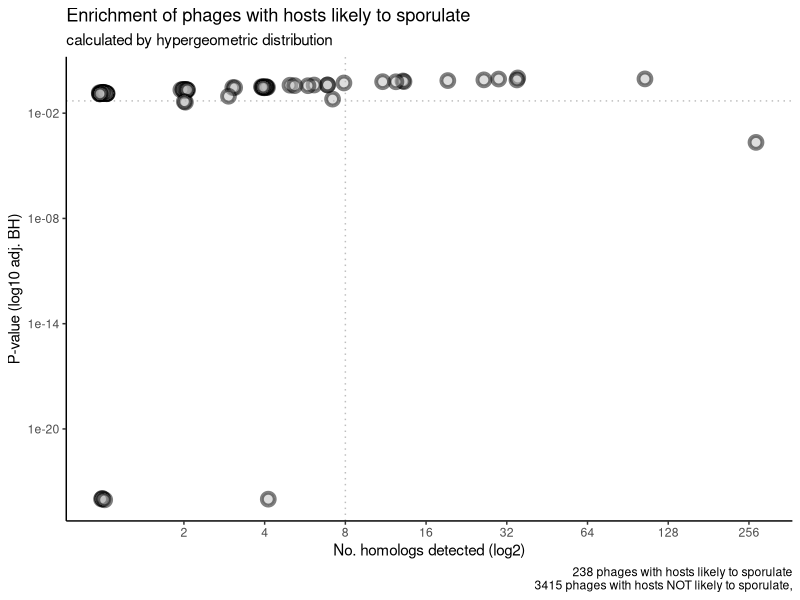
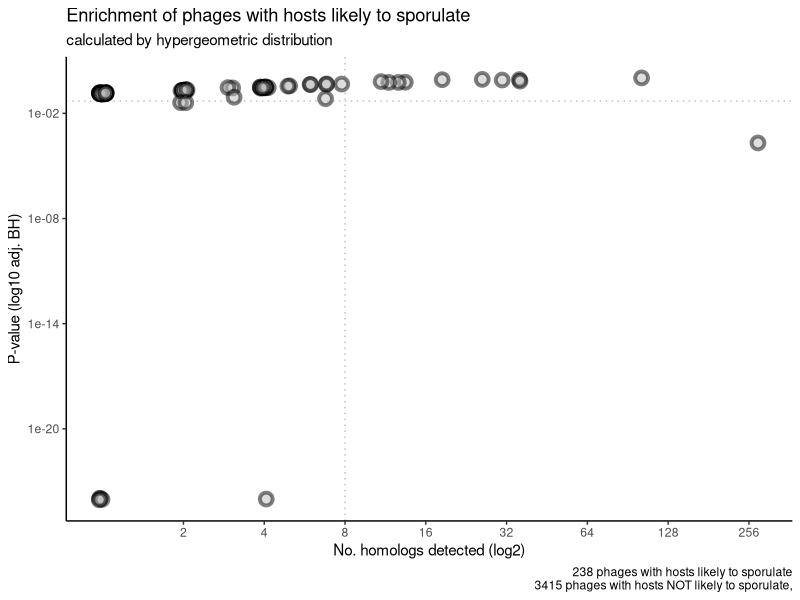

These figures' R source, in order:
# setwd("~/GitHub/spore_amg")
library(here)
library(tidyverse)
library(ggrepel)

# import data from DRAM-v, w. host taxonomy

d.vir <- read_csv( here("data/Viruses/amg_summary_wHost.tsv")) %>% 
  # remove viruses of unknown hosts
  filter(!is.na(order)) %>% 
  # remove amgs not related to sporulation
  filter(!category =="MISC")

# Firmicute or not
d.vir <- d.vir %>% 
  mutate(firmicute.host = str_detect(phylum, "Firmicutes"))

d.vir.sum <- d.vir %>%
  # filter(str_detect(header, regex("sporulation", ignore_case = T))) %>%
  filter(!is.na(gene_id)) %>% 
  group_by(gene_id, gene_description, category,firmicute.host) %>%
  summarise(n = n()) %>%
  arrange(desc(n))

# d.vir.sum %>% 
#   ggplot(aes(gene_id, n, color = firmicute.host))+
#   geom_point(shape=21, size=2)+
#   facet_wrap(~category, scales = "free_y")+
#   coord_flip()+
#   theme_bw()+
#   ggsave(here("plots", "AMG_x_hostTax.png"), width = 14, height = 7)

#resolve at family level
firmi <- d.vir %>%
  filter(firmicute.host) %>% 
  separate(family.etc, into = c("family", "genus", "etc"), sep = ";",extra = "merge", remove = F) %>% 
  group_by(phylum, class, family, genus) %>%
  summarise(n=n())


#resolve at family level
d.vir <-
  d.vir %>%
  separate(family.etc, into = c("family", "genus", "etc"), sep = ";",extra = "merge", remove = F) 

# classification of sporulators by Galperin 2013
# (see code at step B)
spore.fam <- read_csv(here("data/Viruses/vMAG_host_sporul.csv"))

#add Galperin sporrulation 
d.vir <- spore.fam %>% 
  #remove non-assigned taxids
  filter(!is.na(phylum)) %>% 
  select(virus.tax.id, spore.likley) %>% 
  left_join(d.vir, ., by = "virus.tax.id") %>% 
  mutate(spore.likley = if_else(is.na(spore.likley), FALSE, spore.likley))
# %>% group_by(firmicute.host, spore.likley) %>% summarise(n=n())

d.vir.sum <- d.vir %>%
  # filter(str_detect(header, regex("sporulation", ignore_case = T))) %>%
  filter(!is.na(gene_id)) %>% 
  group_by(gene_id, gene_description, category,spore.likley) %>%
  summarise(n = n()) %>%
  arrange(desc(n))

# spore.fam$Family %in% fams

#### Enrichment test ####

n.phages <- spore.fam %>%
  # keep one record of each phage
  filter(!duplicated(virus.tax.id)) %>%
  group_by(spore.likley) %>%
  summarise(n=n())

d.stat <- d.vir.sum %>% 
  mutate(spore.likley = if_else(spore.likley, "sporulator.host", "nonsporulator.host")) %>% 
  pivot_wider(names_from = "spore.likley", values_from = "n", values_fill = 0)

d.vir %>% 
  filter(!is.na(gene_id)) %>%
  filter(!duplicated(virus.tax.id)) %>% 
  group_by(spore.likley) %>% 
  summarise(n=n())


# q	: the number of white balls drawn without replacement from an urn which contains both black and white balls.
# AMG in viruses infecting sporulators
# m	:the number of white balls in the urn.
# number of viruses infecting sporulators in the pool
m.refseq <- n.phages$n[n.phages$spore.likley]
# n	:the number of black balls in the urn.
# number of viruses infecting non-sporulators in the pool
n.refseq <- n.phages$n[!n.phages$spore.likley]
# k: the number of balls drawn from the urn, hence must be in 0,1,., m+n.
# Total AMG detected in viruses

d.stat <- d.stat %>% 
  mutate(M = m.refseq, 
         N = n.refseq, 
         K = nonsporulator.host + sporulator.host) %>% 
  mutate(p.val = phyper(q = sporulator.host,
                        m = M, n = N, k = K, lower.tail = F, log.p = F))

d.stat$adj.p <- p.adjust(d.stat$p.val, method = "BH")
d.stat$sig <- d.stat$adj.p < 0.05         

# d.stat %>% 
#   filter(adj.p > 0) %>% 
#   pull(adj.p) %>% 
#   min()

# add labels to genes significantly enriched with K>10
d.stat <- d.stat%>% 
  mutate(print.lab = adj.p<0.05 & K > 10) %>% 
  mutate(lab = if_else(print.lab, gene_description,"")) %>% 
  mutate(lab = str_replace(lab, "dUTP pyrophosphatase", "dUTP pyrophosphatase;")) %>% 
  mutate(lab = str_extract(lab, pattern = ".*;")) %>% 
  mutate(lab = str_remove(lab, ";"))


# str_extract(d.stat$lab, pattern = regex(".*;|.*["))
d.stat %>% 
  ggplot(aes(K,adj.p+1e-24))+
  geom_hline(yintercept = 0.05, linetype=3, color="grey")+
  geom_vline(xintercept = 8, linetype=3, color="grey")+
  geom_jitter(width = 0.05, height = 0.05,
              shape=21,fill="grey", size=3, stroke = 2, alpha = 0.5)+
  geom_text_repel(aes(label = lab), na.rm = T )+
  scale_y_log10()+
  # scale_x_log10()+
  scale_x_continuous(trans = "log2", breaks = (2^(1:8)))+
  theme_classic()+
  xlab("No. homologs detected (log2)")+
  ylab("P-value (log10 adj. BH)")+
  labs(title = "Enrichment of phages with hosts likely to sporulate",
       subtitle = "calculated by hypergeometric distribution",
       caption = paste(d.stat$M[1],"phages with hosts likely to sporulate\n",
                       d.stat$N[1],"phages with hosts NOT likely to sporulate,"))
  ggsave(here("plots/enrichmnent_non-spore_genes.png"), width = 6, height = 6)
  
  
